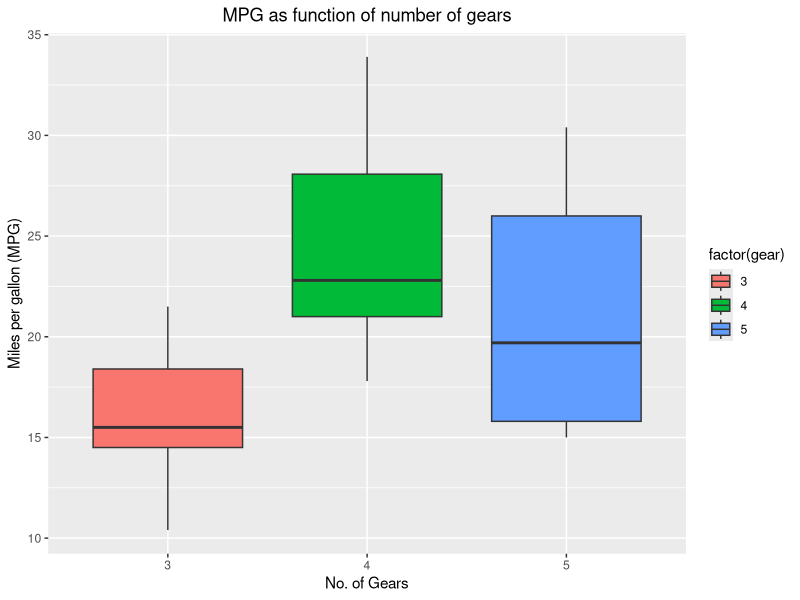
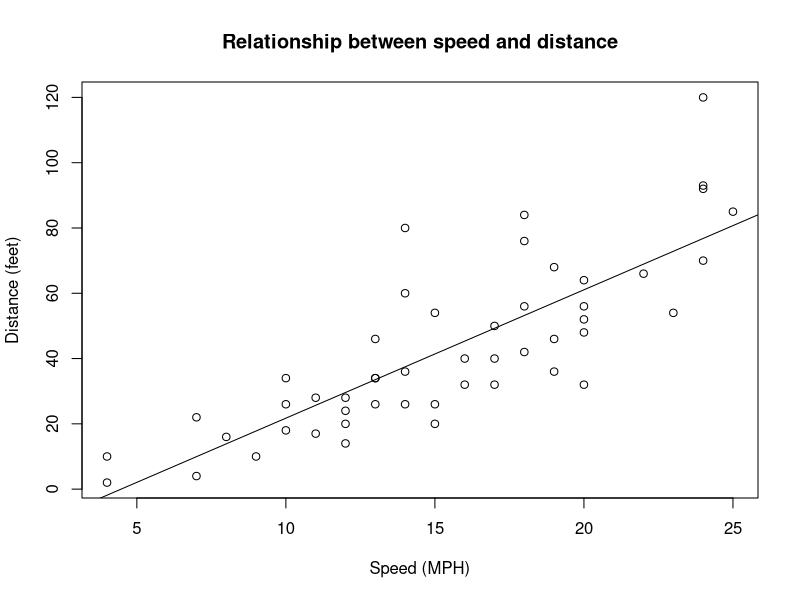
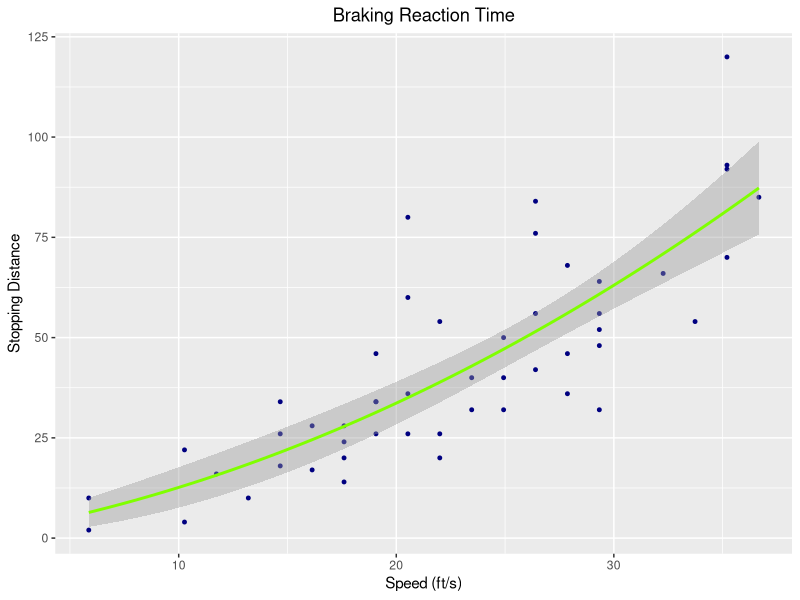

Generate these figures, in order, with R:
## ---- chunk 1
knitr::opts_chunk$set(echo = TRUE)
## ---- chunk 2
sum(5:55)
## ---- chunk 3
sumfun <- function(n){
  sum(5:n)
}
## ---- chunk 4
sumfun(10)
## ---- chunk 5
sumfun(20)
## ---- chunk 6
sumfun(100)
## ---- chunk 7
fibonacci.series <- matrix( , nrow = 12, ncol = 1)
i <- 1
for(j in 1:nrow(fibonacci.series)){
    fibonacci.series[j,] <- i
    print(i)
    ifelse(j==1, 
         i <- 1,
         i <- fibonacci.series[j,] + fibonacci.series[j-1,])
  }

## ---- chunk 8
library(ggplot2)

ggplot(mtcars, aes(x = as.factor(gear), y = mpg, fill = factor(gear))) + 
  geom_boxplot(notch = F) +
  scale_x_discrete("No. of Gears") +
  scale_y_continuous("Miles per gallon (MPG)") +
  ggtitle("MPG as function of number of gears") +
  theme(plot.title = element_text(hjust =  0.5))
## ---- chunk 9
set.seed(454)
bd.linear.model <- lm(dist ~ speed, data = cars)
print(bd.linear.model)
print(summary(bd.linear.model))
## ---- chunk 10
plot(dist ~ speed, data = cars, xlab = "Speed (MPH)", ylab = "Distance (feet)", main = "Relationship between speed and distance")
abline(bd.linear.model)
## ---- chunk 11
#boxplot(cars, horizontal = T)         # 1 outlier (~120ft) will skew results slightly negatively 
cars.cp <- cars

quad.reg <- lm(dist ~ speed + I(speed^2), data=cars.cp)
quad.reg$coefficients
cars.cp$speed.ftSec <- (cars.cp$speed/3600)*5280  # conversion mph to ft/sec
quad.reg2 <- lm(dist ~ 0 + speed.ftSec + I(speed.ftSec^2), data=cars.cp)
summary(quad.reg2) 
quad.reg2$coefficients[1]

#mean(cars.cp$dist)

## ---- chunk 12
ggplot(cars.cp, aes(x = speed.ftSec, y = dist)) + 
  geom_point(color = "navy", size = 1.0) + 
  geom_smooth(method = "lm", formula = "y ~ 0 + x + I(x^2)",  color="chartreuse", fullrange='TRUE') +
#  geom_point(data = cars.cp$brake.dist)
  labs(
    title = "Braking Reaction Time",  
    y = "Stopping Distance", 
    x = "Speed (ft/s)") +
  theme(plot.title = element_text(hjust =  0.5))
    

